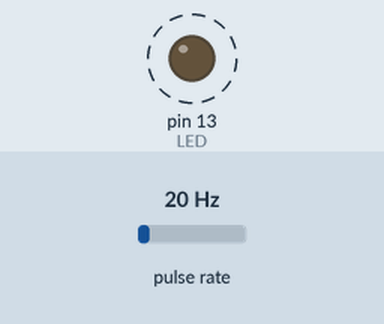
A sketch run on a simulated Arduino Uno, built with avr-gcc and run on an emulated ATmega328P. On the bench: output pins drawn as LEDs (lit = HIGH). Wiring (inferred from the names in the program): pulse sensor: data pin 2. Dashed ring = blinking. Inputs (shaded band) come from the test bench; at power-on: pulse rate 20 Hz. What the sketch prints to the serial monitor is not drawn.

Above: at 0.5 s.
Timing chart, 0 to 4.6 s (numbered marks = the images above):
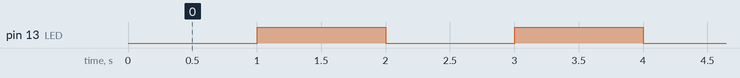

Measured:
- by itself, pin 13 (LED): alternates HIGH for 1.0 s and LOW for 1.0 s

The sketch:

Car_interrupt.ino
```cpp
#include <avr/wdt.h>

//Settings-Need to Set
float radius = 2; //radius of tire

//Pinout
int hall_pin = 2; // Hall sensor
int LED = LED_BUILTIN;// Set LED pin


//Variables
volatile byte counter = 0;
unsigned int rpm = 0; //unsigned gives only positive values
float circumference;
float magic;
float mph;
volatile boolean toggle = 0;


void setup() {

  //Disable Inturupts
  noInterrupts();//stop interrupts

  //Enable Watchdog
  //wdt_enable(WDTO_2S);//2sec
  //wdt_enable(WDTO_4S);//4sec
  wdt_enable(WDTO_8S);//8sec

  //Initalize Serial
  Serial.begin(9600);
  Serial.println("Initalized Serial");

  //Init Variables
  circumference = 2 * 3.14 * radius;
  magic = 0.68181818*circumference;
  //Print Variables
  Serial.print("Circumference=");
  Serial.println(circumference);
  Serial.print("Magic=");
  Serial.println(magic);

  //Hall Pin
  pinMode(hall_pin, INPUT_PULLUP); //Enables Sensor Pin
  attachInterrupt(digitalPinToInterrupt(hall_pin), hall_count, RISING); //Interrupt on rising edge

  //Led Pin
  pinMode(LED, OUTPUT);

  //Timer 1Hz
  TCCR1A = 0;// set entire TCCR1A register to 0
  TCCR1B = 0;// same for TCCR1B
  TCNT1  = 0;//initialize counter value to 0
  // set compare match register for 1hz increments
  OCR1A = 15624;// = (16*10^6) / (1*1024) - 1 (must be <65536)
  // turn on CTC mode
  TCCR1B |= (1 << WGM12);
  // Set CS12 and CS10 bits for 1024 prescaler
  TCCR1B |= (1 << CS12) | (1 << CS10);
  // enable timer compare interrupt
  TIMSK1 |= (1 << OCIE1A);
  Serial.println("Initalized Timer");


  //Enable Interrupts
  interrupts();//allow interrupts
  Serial.println("Enabled Interrupts");


}


//1Hz Timer
//Runs ever second
ISR(TIMER1_COMPA_vect) {
  noInterrupts();
  calc_rpm();
  blinker();
  wdt_reset(); //Resets Watchdog
  interrupts();

}


//Called on hall_interupt
void hall_count()
{
  counter++;
}


//Called every 1s
void calc_rpm()
{
  rpm = counter * 60;
  counter = 0; //Resets the counter
  mph = (rpm*magic);
  Serial.print("RPM=");
  Serial.println(rpm); //Calculated values are displayed
  Serial.print("MPH=");
  Serial.println(mph);
}

void blinker()
{
  //1Hz/2
  if (toggle) {
    digitalWrite(LED, HIGH);
    toggle = 0;
  }
  else {
    digitalWrite(LED, LOW);
    toggle = 1;
  }
}


void loop()
{

}
```
